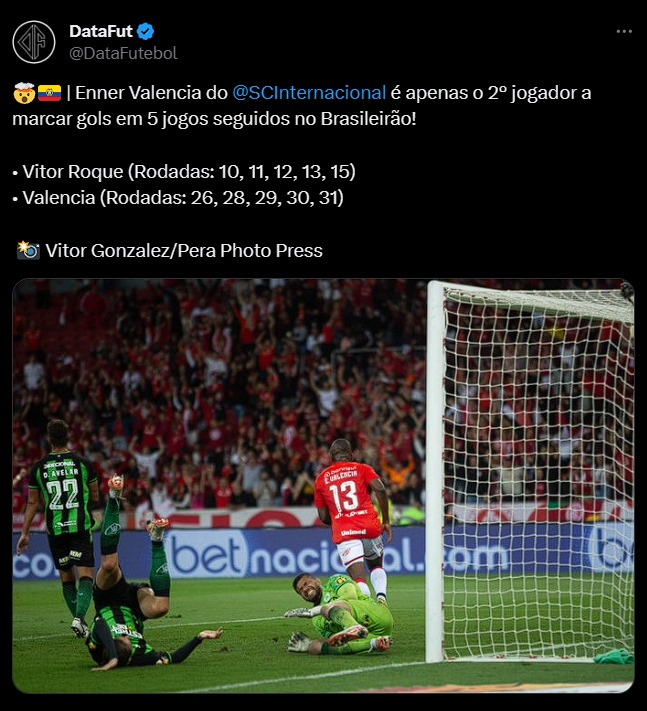
#> input picture src/imagens/tweet-enner-valencia.jpg, 647 x 711 px, found by its file name; its folder holds 5 pictures in this run
$ python ocr_system.py
#> lines starting #> are read from the running program, lines starting #| are printed output that depends on the picture
#> in main, imagem is the input picture: shape (711, 647, 3); mean B, G, R 40.6, 47.8, 47.7
import cv2
import pytesseract as tesseract
import PIL as Image
import re

def pre_processamento(imagem) -> cv2.typing.MatLike:
    preProcessedImage = cv2.resize(imagem, None, fx=2, fy=2, interpolation=cv2.INTER_CUBIC)

    # Converte a imagem para escala de cinza
    preProcessedImage = cv2.cvtColor(preProcessedImage, cv2.COLOR_BGR2GRAY)
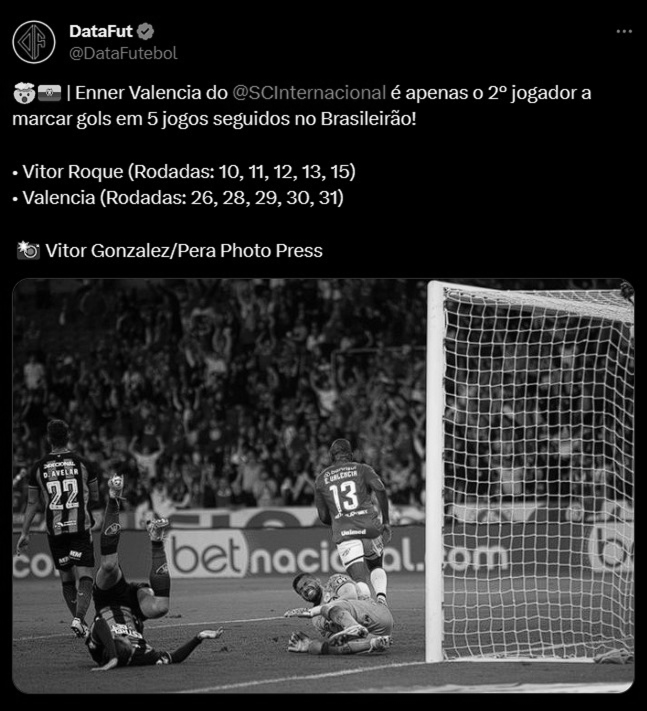
#> preProcessedImage: shape (1422, 1294) (shown at 1/2 size); min 0, max 255, mean 47.2

    preProcessedImage = cv2.GaussianBlur(preProcessedImage, (3, 3), 0)

    # Aplica um threshold para binarizar a imagem
    #preProcessedImage = cv2.threshold(preProcessedImage, 0, 255, cv2.THRESH_BINARY)[1]
#> (the run stopped early here; a loop or call above may not have finished)
